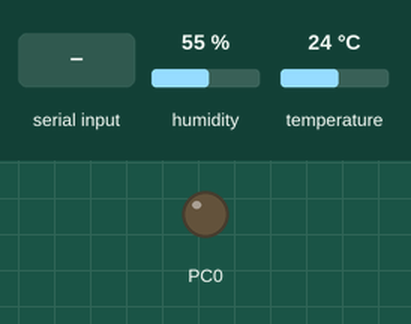
The program below on a simulated ATmega16, built with avr-gcc and emulated at 8 MHz. Shown: output pins drawn as LEDs (lit = HIGH). Wiring (inferred from the names in the program): DHT11 sensor: data PD6. The test bench sets the inputs (shaded band); at power-on: humidity 55 %, temperature 24 °C. What the program prints to the serial monitor is not drawn.

Above: at 1.2 s.
1.3 s: "1" received over Serial
At 2.4 s:
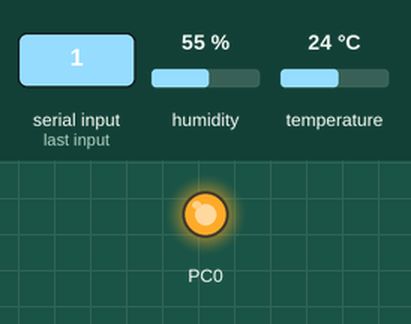
6.8 s: "0" received over Serial
At 7.8 s:
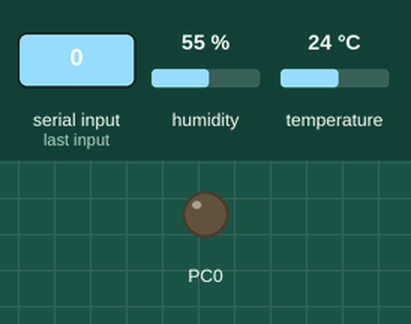
Timing chart, 0 to 9.3 s (numbered marks = the images above; inputs shaded):
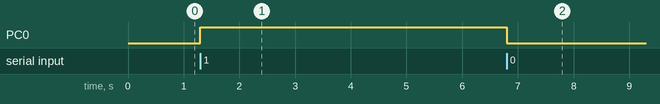

Measured:
- after the input at 1.3 s, PC0: LOW → HIGH at once
- after the input at 6.8 s, PC0: HIGH → LOW at once

The program:

main.c
```c
#define F_CPU 8000000UL			/* Define frequency here its 8MHz */
#include <avr/io.h>
#include <util/delay.h>
#include <avr/interrupt.h>
#include <stdlib.h>
#include <stdio.h>

#define DHT11_PIN 6

//#define USART_BAUDRATE 9600
#define BAUD_PRESCALE (((F_CPU / (USART_BAUDRATE * 16UL))) - 1)

uint8_t data = 0;
uint8_t I_RH;
uint8_t D_RH;
uint8_t I_Temp;
uint8_t D_Temp;
uint8_t CheckSum;

void Request()				/* Microcontroller send start pulse/request */
{
	DDRD |= (1<<DHT11_PIN); // Data direction register for port D as outputs
	PORTD &= ~(1<<DHT11_PIN);	/* set to low pin */
	_delay_ms(20);			/* wait for 20ms */
	PORTD |= (1<<DHT11_PIN);	/* set to high pin */
}

void Response()				/* receive response from DHT11 */
{
	DDRD &= ~(1<<DHT11_PIN); // Data direction register for port D as inputs
	while(PIND & (1<<DHT11_PIN));
	while((PIND & (1<<DHT11_PIN))==0);
	while(PIND & (1<<DHT11_PIN));
}

uint8_t Receive_data()			/* receive data */
{
	for (int q=0; q<8; q++)
	{
		while((PIND & (1<<DHT11_PIN)) == 0);  /* check received bit 0 or 1 */
		_delay_us(30);

		/* if high pulse is greater than 30ms */
		if(PIND & (1<<DHT11_PIN)) {

			data = (data<<1)|(0x01);	/* then its logic HIGH */
		}
		/* otherwise its logic LOW */
		else {
			data = (data<<1);
		}

		while(PIND & (1<<DHT11_PIN));
	}

	return data;
}


void UART_init(long USART_BAUDRATE)
{
	UCSRB |= (1 << RXEN) | (1 << TXEN) | (1 << RXCIE);/* Turn on transmission and reception */
	UCSRC |= (1 << URSEL) | (1 << UCSZ0) | (1 << UCSZ1);/* Use 8-bit character sizes */
	UBRRL = BAUD_PRESCALE;		/* Load lower 8-bits of the baud rate value */
	UBRRH = (BAUD_PRESCALE >> 8);	/* Load upper 8-bits*/
}

unsigned char UART_RxChar()
{
	while ((UCSRA & (1 << RXC)) == 0);/* Wait till data is received */
	return(UDR);			/* Return the byte*/
}

void UART_TxChar(char ch)
{
	while (! (UCSRA & (1<<UDRE)));	/* Wait for empty transmit buffer*/
	UDR = ch ;
}

ISR(USART_RXC_vect)
{
	char ch = UART_RxChar();

	if(ch == '0')
	{
		PORTC = 0x00; // turn off led
	}
	else if(ch == '1')
	{
		PORTC = 0x01; // turn off led
	}
}

int main()
{

	UART_init(9600);
	DDRC = 0x01; // Data direction register for port C as outputs
	sei();

	while(1)
	{
		Request();		/* send start pulse */
		Response();		/* receive response */

		I_RH=Receive_data();	/* store first eight bit in I_RH */
		D_RH=Receive_data();	/* store next eight bit in D_RH */
		I_Temp=Receive_data();	/* store next eight bit in I_Temp */
		D_Temp=Receive_data();	/* store next eight bit in D_Temp */
		CheckSum=Receive_data();/* store next eight bit in CheckSum */

		if ((I_RH + D_RH + I_Temp + D_Temp) == CheckSum)
		{
			UART_TxChar(I_RH);
			UART_TxChar(D_RH);
			UART_TxChar(I_Temp);
			UART_TxChar(D_Temp);
		}
		_delay_ms(100);
	}
}
```
